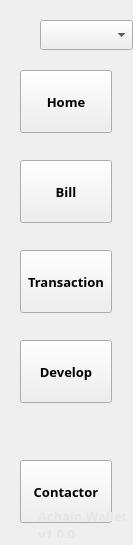
<?xml version="1.0" encoding="UTF-8"?>
<ui version="4.0">
 <class>FunctionBar</class>
 <widget class="QWidget" name="FunctionBar">
  <property name="geometry">
   <rect>
    <x>0</x>
    <y>0</y>
    <width>133</width>
    <height>545</height>
   </rect>
  </property>
  <property name="sizePolicy">
   <sizepolicy hsizetype="Preferred" vsizetype="Ignored">
    <horstretch>0</horstretch>
    <verstretch>0</verstretch>
   </sizepolicy>
  </property>
  <property name="font">
   <font>
    <family>微软雅黑</family>
    <pointsize>10</pointsize>
    <weight>75</weight>
    <bold>true</bold>
   </font>
  </property>
  <property name="windowTitle">
   <string>Form</string>
  </property>
  <property name="styleSheet">
   <string notr="true"/>
  </property>
  <widget class="QToolButton" name="surveyBtn">
   <property name="geometry">
    <rect>
     <x>20</x>
     <y>70</y>
     <width>92</width>
     <height>63</height>
    </rect>
   </property>
   <property name="font">
    <font>
     <family>微软雅黑</family>
     <pointsize>10</pointsize>
    </font>
   </property>
   <property name="cursor">
    <cursorShape>PointingHandCursor</cursorShape>
   </property>
   <property name="focusPolicy">
    <enum>Qt::NoFocus</enum>
   </property>
   <property name="styleSheet">
    <string notr="true"/>
   </property>
   <property name="text">
    <string>Home</string>
   </property>
  </widget>
  <widget class="QToolButton" name="accountBtn">
   <property name="geometry">
    <rect>
     <x>20</x>
     <y>160</y>
     <width>92</width>
     <height>63</height>
    </rect>
   </property>
   <property name="font">
    <font>
     <family>微软雅黑</family>
     <pointsize>10</pointsize>
    </font>
   </property>
   <property name="cursor">
    <cursorShape>PointingHandCursor</cursorShape>
   </property>
   <property name="focusPolicy">
    <enum>Qt::NoFocus</enum>
   </property>
   <property name="text">
    <string>Bill</string>
   </property>
  </widget>
  <widget class="QToolButton" name="transferBtn">
   <property name="geometry">
    <rect>
     <x>20</x>
     <y>250</y>
     <width>92</width>
     <height>63</height>
    </rect>
   </property>
   <property name="font">
    <font>
     <family>微软雅黑</family>
     <pointsize>10</pointsize>
    </font>
   </property>
   <property name="cursor">
    <cursorShape>PointingHandCursor</cursorShape>
   </property>
   <property name="focusPolicy">
    <enum>Qt::NoFocus</enum>
   </property>
   <property name="text">
    <string>Transaction</string>
   </property>
  </widget>
  <widget class="QToolButton" name="delegateBtn">
   <property name="geometry">
    <rect>
     <x>20</x>
     <y>340</y>
     <width>92</width>
     <height>63</height>
    </rect>
   </property>
   <property name="font">
    <font>
     <family>微软雅黑</family>
     <pointsize>10</pointsize>
    </font>
   </property>
   <property name="cursor">
    <cursorShape>PointingHandCursor</cursorShape>
   </property>
   <property name="focusPolicy">
    <enum>Qt::NoFocus</enum>
   </property>
   <property name="text">
    <string>Develop</string>
   </property>
  </widget>
  <widget class="QToolButton" name="contactBtn">
   <property name="geometry">
    <rect>
     <x>20</x>
     <y>460</y>
     <width>92</width>
     <height>63</height>
    </rect>
   </property>
   <property name="font">
    <font>
     <family>微软雅黑</family>
     <pointsize>10</pointsize>
    </font>
   </property>
   <property name="cursor">
    <cursorShape>PointingHandCursor</cursorShape>
   </property>
   <property name="focusPolicy">
    <enum>Qt::NoFocus</enum>
   </property>
   <property name="text">
    <string>Contactor</string>
   </property>
  </widget>
  <widget class="QLabel" name="activeLabel">
   <property name="geometry">
    <rect>
     <x>10</x>
     <y>17</y>
     <width>7</width>
     <height>93</height>
    </rect>
   </property>
   <property name="text">
    <string/>
   </property>
  </widget>
  <widget class="QLabel" name="versionLabel_2">
   <property name="geometry">
    <rect>
     <x>38</x>
     <y>512</y>
     <width>91</width>
     <height>26</height>
    </rect>
   </property>
   <property name="font">
    <font>
     <family>微软雅黑</family>
    </font>
   </property>
   <property name="styleSheet">
    <string notr="true">color: rgb(229,229,229);</string>
   </property>
   <property name="text">
    <string>Achain Wallet
v1.0.0</string>
   </property>
  </widget>
  <widget class="QLabel" name="logoLabel">
   <property name="geometry">
    <rect>
     <x>7</x>
     <y>511</y>
     <width>24</width>
     <height>25</height>
    </rect>
   </property>
   <property name="text">
    <string/>
   </property>
  </widget>
  <widget class="QComboBox" name="assertComboBox">
   <property name="geometry">
    <rect>
     <x>40</x>
     <y>20</y>
     <width>60</width>
     <height>26</height>
    </rect>
   </property>
   <property name="font">
    <font>
     <family>Segoe UI Semibold</family>
     <pointsize>11</pointsize>
     <weight>75</weight>
     <bold>true</bold>
    </font>
   </property>
   <property name="focusPolicy">
    <enum>Qt::NoFocus</enum>
   </property>
   <property name="acceptDrops">
    <bool>false</bool>
   </property>
   <property name="autoFillBackground">
    <bool>true</bool>
   </property>
   <property name="styleSheet">
    <string notr="true"/>
   </property>
   <property name="editable">
    <bool>false</bool>
   </property>
   <property name="currentText">
    <string/>
   </property>
   <property name="currentIndex">
    <number>-1</number>
   </property>
   <property name="sizeAdjustPolicy">
    <enum>QComboBox::AdjustToContents</enum>
   </property>
   <property name="minimumContentsLength">
    <number>0</number>
   </property>
   <property name="modelColumn">
    <number>0</number>
   </property>
  </widget>
 </widget>
 <resources/>
 <connections/>
</ui>
